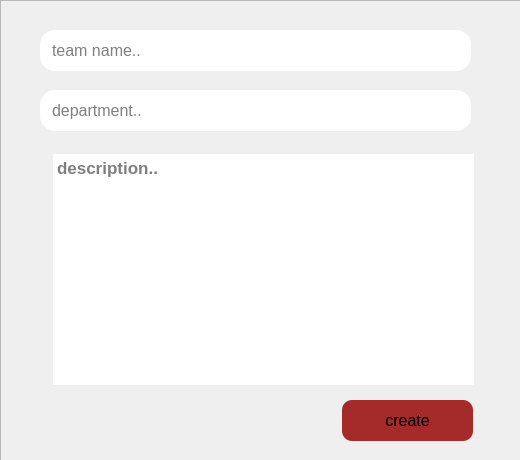
<?xml version="1.0" encoding="UTF-8"?>
<ui version="4.0">
 <class>createteam</class>
 <widget class="QWidget" name="createteam">
  <property name="geometry">
   <rect>
    <x>0</x>
    <y>0</y>
    <width>520</width>
    <height>460</height>
   </rect>
  </property>
  <property name="windowTitle">
   <string>Form</string>
  </property>
  <widget class="QFrame" name="frame">
   <property name="geometry">
    <rect>
     <x>0</x>
     <y>0</y>
     <width>521</width>
     <height>461</height>
    </rect>
   </property>
   <property name="styleSheet">
    <string notr="true">background:&quot;#1076ab&quot;;</string>
   </property>
   <property name="frameShape">
    <enum>QFrame::StyledPanel</enum>
   </property>
   <property name="frameShadow">
    <enum>QFrame::Raised</enum>
   </property>
   <widget class="QLineEdit" name="name">
    <property name="geometry">
     <rect>
      <x>40</x>
      <y>30</y>
      <width>431</width>
      <height>41</height>
     </rect>
    </property>
    <property name="font">
     <font>
      <pointsize>12</pointsize>
     </font>
    </property>
    <property name="styleSheet">
     <string notr="true">background:&quot;#fbd9b1&quot;;
border:none;
border-radius:15;
padding-left:10;</string>
    </property>
    <property name="text">
     <string/>
    </property>
    <property name="placeholderText">
     <string>team name..</string>
    </property>
   </widget>
   <widget class="QLineEdit" name="department">
    <property name="geometry">
     <rect>
      <x>40</x>
      <y>90</y>
      <width>431</width>
      <height>41</height>
     </rect>
    </property>
    <property name="font">
     <font>
      <pointsize>12</pointsize>
     </font>
    </property>
    <property name="styleSheet">
     <string notr="true">background:&quot;#fbd9b1&quot;;
border:none;
border-radius:15;
padding-left:10;</string>
    </property>
    <property name="placeholderText">
     <string>department..</string>
    </property>
   </widget>
   <widget class="QPushButton" name="create">
    <property name="geometry">
     <rect>
      <x>342</x>
      <y>400</y>
      <width>131</width>
      <height>41</height>
     </rect>
    </property>
    <property name="font">
     <font>
      <pointsize>12</pointsize>
     </font>
    </property>
    <property name="cursor">
     <cursorShape>PointingHandCursor</cursorShape>
    </property>
    <property name="styleSheet">
     <string notr="true">background:brown;
border-radius:10;</string>
    </property>
    <property name="text">
     <string>create</string>
    </property>
   </widget>
   <widget class="QLabel" name="label">
    <property name="geometry">
     <rect>
      <x>70</x>
      <y>410</y>
      <width>231</width>
      <height>20</height>
     </rect>
    </property>
    <property name="font">
     <font>
      <pointsize>13</pointsize>
      <italic>true</italic>
      <bold>true</bold>
     </font>
    </property>
    <property name="styleSheet">
     <string notr="true">color : red;
</string>
    </property>
    <property name="text">
     <string/>
    </property>
   </widget>
   <widget class="QTextEdit" name="description">
    <property name="geometry">
     <rect>
      <x>43</x>
      <y>154</y>
      <width>431</width>
      <height>231</height>
     </rect>
    </property>
    <property name="font">
     <font>
      <pointsize>13</pointsize>
      <bold>true</bold>
     </font>
    </property>
    <property name="styleSheet">
     <string notr="true">background:&quot;#fbd9b1&quot;;
border:none;
border-radius:15;
padding-left:10;</string>
    </property>
    <property name="html">
     <string>&lt;!DOCTYPE HTML PUBLIC &quot;-//W3C//DTD HTML 4.0//EN&quot; &quot;http://www.w3.org/TR/REC-html40/strict.dtd&quot;&gt;
&lt;html&gt;&lt;head&gt;&lt;meta name=&quot;qrichtext&quot; content=&quot;1&quot; /&gt;&lt;meta charset=&quot;utf-8&quot; /&gt;&lt;style type=&quot;text/css&quot;&gt;
p, li { white-space: pre-wrap; }
hr { height: 1px; border-width: 0; }
li.unchecked::marker { content: &quot;\2610&quot;; }
li.checked::marker { content: &quot;\2612&quot;; }
&lt;/style&gt;&lt;/head&gt;&lt;body style=&quot; font-family:'Segoe UI'; font-size:13pt; font-weight:700; font-style:normal;&quot;&gt;
&lt;p style=&quot;-qt-paragraph-type:empty; margin-top:0px; margin-bottom:0px; margin-left:0px; margin-right:0px; -qt-block-indent:0; text-indent:0px; font-weight:300;&quot;&gt;&lt;br /&gt;&lt;/p&gt;&lt;/body&gt;&lt;/html&gt;</string>
    </property>
    <property name="placeholderText">
     <string>description..</string>
    </property>
   </widget>
  </widget>
 </widget>
 <resources/>
 <connections/>
</ui>
